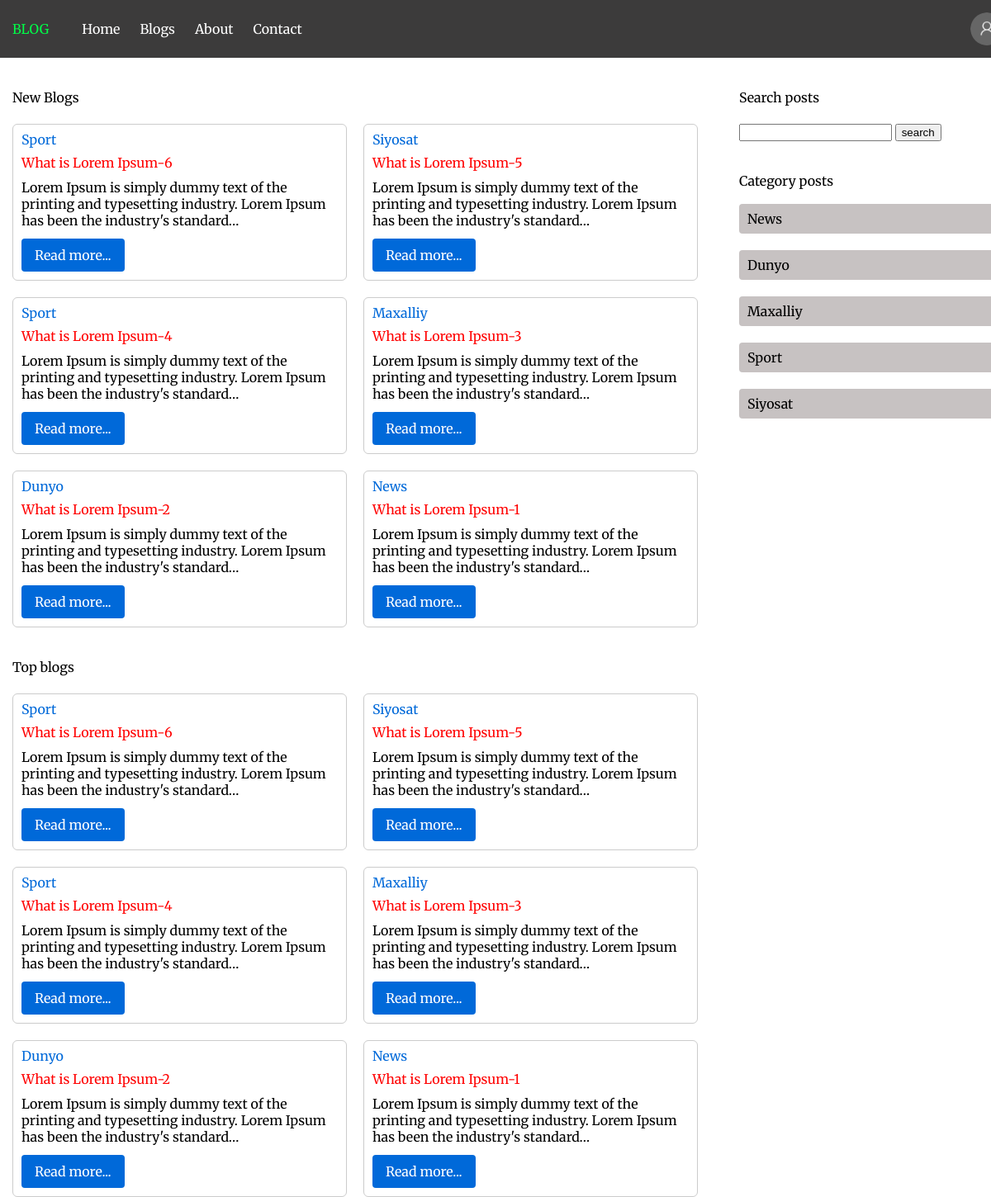
Screenshot of / (signed in) with the database file from the repository.
### users/models.py (models this page shows)
class CustomUser(AbstractUser):
    image = models.ImageField(default='default.png', upload_to='profile/images')

### blog/models.py (models this page shows, shortened)
class Post(models.Model):
    title = models.CharField(max_length=200, unique=True)
    slug = models.SlugField(max_length=100)
    body = models.TextField()
    status = models.IntegerField(choices=STATUS, default=0)
    image = models.ImageField(upload_to='blogs/images')
    is_featured = models.BooleanField(default=False)
    created_at = models.DateTimeField(auto_now_add=True)
    updated_at = models.DateTimeField(auto_now=True)
    published_at = models.DateTimeField(default=timezone.now)
    author = models.ForeignKey(CustomUser, on_delete=models.CASCADE, related_name='authors_posts')
    category = models.ForeignKey(Category, on_delete=models.CASCADE, related_name='categories')
    tags = models.ManyToManyField(PostTag, blank=True, related_name='tags')
    class Meta:
        ordering = ['-created_at']

class Category(models.Model):
    name = models.CharField(max_length=100, unique=True)
    slug = models.SlugField(max_length=100, unique=True)

### blog/views.py (the view)
# urls.py: path('', HomeView.as_view(), name='home'),
class HomeView(View):
    def get(self, request):
        new_posts = Post.objects.all()
        popular_posts = Post.objects.all()
        categories = Category.objects.all()
        search_query = request.GET.get('q', '')
        if search_query:
            new_posts = Post.objects.filter(title__icontains=search_query)
            popular_posts = Post.objects.filter(title__icontains=search_query)
        context = {
            'new_posts': new_posts,
            'popular_posts': popular_posts,
            'categories': categories,
            'search_query': search_query
        }
        return render(request, 'blog/home.html', context=context)

### blog/templates/blog/home.html (shortened to what this page needs)
{% extends 'base.html' %}
{% load static %}
{%block css_files%}
    <link rel="stylesheet" href="{% static 'blog/home.css' %}">
{%endblock%}
{%block content%}
<div class="container container__inner">
    <div class="left">
        <h2 class="section-title">New Blogs</h2>
        <div class="blogs">
            {% for new in new_posts %}
                <div class="blog">
                    <a class="post-category" href="#">{{new.category.name}}</a>
                    <h2 class="blog__title">{{new.title}}</h2>
                    <p class="blog__text">{{new.body|truncatechars:120}}</p>
                    <a class="blog__link" href="{% url 'blog:post_detail' new.slug %}">Read more...</a>
                </div>
            {% endfor %}
        </div>
        <h2 class="section-title">Top blogs</h2>
        <div class="top-blogs">
            {% for new in popular_posts %}
                <div class="blog">
                    <a class="post-category" href="#">{{new.category.name}}</a>
                    <h2 class="blog__title">{{new.title}}</h2>
                    <p class="blog__text">{{new.body|truncatechars:120}}</p>
                    <a class="blog__link" href="{% url 'blog:post_detail' new.slug %}">Read more...</a>
                </div>
            {% endfor %}
        </div>
    </div>
    <div class="right">
        <h2 class="section-title">Search posts</h2>
        <form class="form-search" method="GET">
            <input type="search" name="q" value={{search_query}}>
            <button type="submit">search</button>
        </form>
        <div class="category">
            <h2 class="category-title">Category posts</h2>
            <ul class="category-list">
                {% for category in categories %}
                    <li class="category-list__item">
                        <a class="category-list__link" href="#">
                            {{category.name}}
                        </a>
                    </li>
                {% endfor %}
            </ul>
    </div>
</div>
{%endblock%}

### templates/base.html (shortened to what this page needs)
{% load static %}
<!DOCTYPE html>
<html>
<link rel="stylesheet" href="{% static 'css/reset.css' %}">
<link rel="stylesheet" href="{% static 'css/base.css' %}">
    {%block css_files%}
    {%endblock%}
<body>
    <header class="header">
        <nav class="nav">
            <div class="nav-left">
                <a class="logo_link" href="{% url 'blog:home' %}">Blog</a>
                <ul class="menu-list">
                    <li class="menu-list__item">
                        <a class="menu-list__link" href="{% url 'blog:home' %}" >
                            Home
                        </a>
                    </li>
                    <li class="menu-list__item">
                        <a class="menu-list__link" href="{% url 'blog:all-posts' %}">
                            Blogs
                        </a>
                    </li>
                    <li class="menu-list__item">
                        <a class="menu-list__link">
                            About
                        </a>
                    </li>
                    <li class="menu-list__item">
                        <a class="menu-list__link" href="#">
                            Contact
                        </a>
                    </li>
                </ul>
            </div>
            <div class="nav-right">
                {% if request.user.is_authenticated %}
                    <img class="user-image" src="{{user.image.url}}" alt=""  onclick="toggleMenu();">
                {% endif %}
            </div>
        </nav>
    </header>
    {%block content%}
    {%endblock%}
</body>
</html>

### static/css/base.css (style rules this page uses)
html, body { font-family: 'Merriweather', serif; margin: 0; }
.container { width: 1200px; margin: 40px auto 0 auto; padding: 0 15px; }
.header { padding: 15px; background-color: rgb(60, 59, 59); }
.nav { display: flex; justify-content: space-between; align-items: center; width: 1200px; margin: 0 auto; position: relative; }
.nav-left { display: flex; gap: 0 40px; }
.logo_link { text-transform: uppercase; text-decoration: none; color: rgb(0, 255, 72); }
.menu-list { display: flex; gap: 0 24px; padding: 0; margin: 0; list-style: none; }
.menu-list__link { text-decoration: none; cursor: pointer; color: #fff; }
.nav-right { display: flex; gap: 0 12px; }
.user-image { width: 40px; height: 40px; border-radius: 50%; cursor: pointer; }

### blog/static/blog/home.css (style rules this page uses)
.container__inner { display: flex; gap: 0 50px; }
.left { width: 70%; }
.right { width: 27%; }
.blogs { display: grid; grid-template-columns: 1fr 1fr; gap: 20px; margin-bottom: 40px; }
.blog { padding: 10px; border: 1px solid #ccc; border-radius: 6px; }
.blog__title { color: red; margin-bottom: 12px; }
.blog__text { line-height: normal; margin-bottom: 12px; }
.blog__link { display: inline-block; padding: 12px 16px; background-color: #0069D9; text-decoration: none; color: #fff; border-radius: 4px; }
.top-blogs { display: grid; grid-template-columns: 1fr 1fr; gap: 20px; }
.section-title { margin-bottom: 24px; }
.category { margin-top: 40px; }
.category-title { margin-bottom: 20px; }
.category-list__item { padding: 10px; background-color: #c7c2c2; margin-bottom: 20px; border-radius: 4px; }
.category-list__link { text-decoration: none; color: #000; transition: 0.3s; }
.post-category { display: inline-block; margin-bottom: 12px; color: #0069D9; text-decoration: none; }

### rows the page displays
CustomUser: image (placeholder picture)
Post: category.name "Sport", title "What is Lorem Ipsum-6", body "Lorem Ipsum is simply dummy text of the printing and typesetting industry. Lorem Ipsum has been the industry's standard…"
Post: category.name "Siyosat", title "What is Lorem Ipsum-5", body "Lorem Ipsum is simply dummy text of the printing and typesetting industry. Lorem Ipsum has been the industry's standard…"
Post: category.name "Sport", title "What is Lorem Ipsum-4", body "Lorem Ipsum is simply dummy text of the printing and typesetting industry. Lorem Ipsum has been the industry's standard…"
Post: category.name "Maxalliy", title "What is Lorem Ipsum-3", body "Lorem Ipsum is simply dummy text of the printing and typesetting industry. Lorem Ipsum has been the industry's standard…"
Post: category.name "Dunyo", title "What is Lorem Ipsum-2", body "Lorem Ipsum is simply dummy text of the printing and typesetting industry. Lorem Ipsum has been the industry's standard…"
Post: category.name "News", title "What is Lorem Ipsum-1", body "Lorem Ipsum is simply dummy text of the printing and typesetting industry. Lorem Ipsum has been the industry's standard…"
Category: name "News"
Category: name "Dunyo"
Category: name "Maxalliy"
Category: name "Sport"
Category: name "Siyosat"
